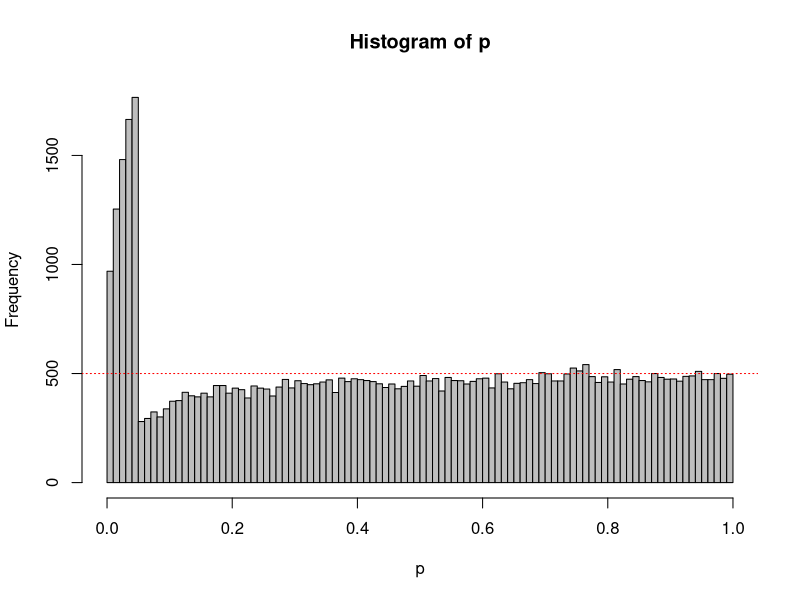

Here is the R script that generated this plot:
# Optional stopping simulation

N <- 100 
# Number of looks at the data
Looks <- 5 
# Number of simulated studies
nSim <- 50000 
alpha <- 0.05 #set alpha
# Pocock Boundry alpha for 5 looks
#alpha <- 0.0158 

#True effect size (0 for simulating Type 1 errors)
D <- 0 

options(scipen=100, digits=4) 
# Determine at which N's to look
LookN<-ceiling(seq(0, N, N / Looks))
LookN<-LookN[-1] 
# Remove looks at N of 1 or 2 (not possible with t-test)
LookN<-LookN[LookN > 2] 
# If looks are removed, change number of looks
Looks<-length(LookN) 
matp<-matrix(NA, nrow=nSim, ncol=Looks) 
SigSeq<-numeric(Looks) 
OptStop<-numeric(nSim) 
p<-numeric(nSim)

# Loop data generation for each study, then loop to perform a test for each N 
for (i in 1:nSim){
  x<-rnorm(n = N, mean = 0, sd = 1)
  y<-rnorm(n = N, mean = D, sd = 1)
  for (j in 1:Looks){
  matp[i,j]<-t.test(x[1:LookN[j]],y[1:LookN[j]], var.equal=TRUE)$p.value #perform the t-test, store
  }
}

#Save Type 1 error rate for each look
for (i in 1:Looks){
  SigSeq[i] <- sum(matp[,i]<alpha)
}

#Get stopped positions and their P-Values
for (i in 1:nSim){
  OptStop[i] <- min(which(matp[i,]<alpha))
}

# If nothing significant, take last P-Value
OptStop[is.infinite(OptStop)] <- Looks 
for (i in 1:nSim){
  p[i] <- matp[i,OptStop[i]]
}

breaks <- 100
hist(p, breaks=breaks,col="grey")
abline(h=nSim/breaks, col = "red", lty=3)

# Return Type 1 error rates for each look, and the the Type 1 error rate 
# when only reporting the lowest p-value over all looks
cat("Type 1 error rates for look 1 to", Looks,":", SigSeq/nSim)
cat("Type 1 error rate when only the lowest p-value for all looks is reported:", 
    sum(p<alpha)/nSim)

